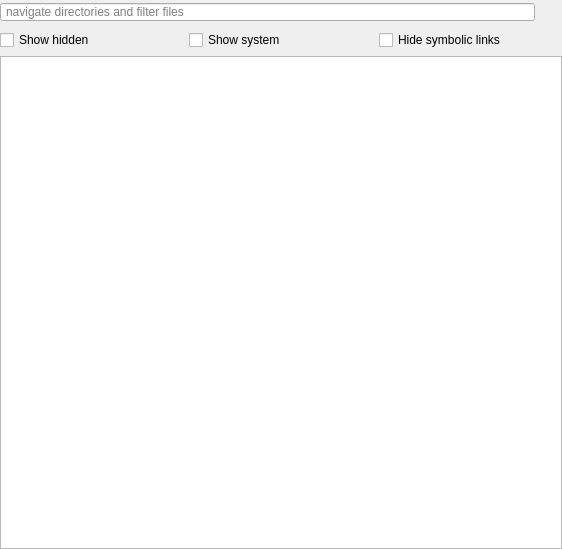
<?xml version="1.0" encoding="UTF-8"?>
<ui version="4.0">
 <class>FilePicker</class>
 <widget class="QWidget" name="FilePicker">
  <property name="geometry">
   <rect>
    <x>0</x>
    <y>0</y>
    <width>562</width>
    <height>549</height>
   </rect>
  </property>
  <property name="windowTitle">
   <string>Select files and directories</string>
  </property>
  <layout class="QVBoxLayout" name="verticalLayout">
   <property name="spacing">
    <number>6</number>
   </property>
   <property name="leftMargin">
    <number>0</number>
   </property>
   <property name="topMargin">
    <number>0</number>
   </property>
   <property name="rightMargin">
    <number>0</number>
   </property>
   <property name="bottomMargin">
    <number>0</number>
   </property>
   <item>
    <widget class="QWidget" name="widget_2" native="true">
     <layout class="QHBoxLayout" name="horizontalLayout_2">
      <property name="spacing">
       <number>3</number>
      </property>
      <property name="leftMargin">
       <number>0</number>
      </property>
      <property name="topMargin">
       <number>0</number>
      </property>
      <property name="rightMargin">
       <number>0</number>
      </property>
      <property name="bottomMargin">
       <number>0</number>
      </property>
      <item>
       <widget class="QLineEdit" name="filterLineEdit">
        <property name="sizePolicy">
         <sizepolicy hsizetype="Minimum" vsizetype="Fixed">
          <horstretch>0</horstretch>
          <verstretch>0</verstretch>
         </sizepolicy>
        </property>
        <property name="toolTip">
         <string>Quickly navigate directories and filter files using regular expressions</string>
        </property>
        <property name="styleSheet">
         <string notr="true">QLineEdit {
padding-left: 3px;
}</string>
        </property>
        <property name="placeholderText">
         <string>navigate directories and filter files</string>
        </property>
        <property name="clearButtonEnabled">
         <bool>true</bool>
        </property>
       </widget>
      </item>
      <item>
       <widget class="QPushButton" name="showOptionsButton">
        <property name="sizePolicy">
         <sizepolicy hsizetype="Fixed" vsizetype="Fixed">
          <horstretch>0</horstretch>
          <verstretch>0</verstretch>
         </sizepolicy>
        </property>
        <property name="minimumSize">
         <size>
          <width>24</width>
          <height>24</height>
         </size>
        </property>
        <property name="maximumSize">
         <size>
          <width>24</width>
          <height>24</height>
         </size>
        </property>
        <property name="focusPolicy">
         <enum>Qt::NoFocus</enum>
        </property>
        <property name="toolTip">
         <string>Display options</string>
        </property>
        <property name="text">
         <string/>
        </property>
        <property name="icon">
         <iconset resource="../resources.qrc">
          <normaloff>:/resources/menu-2x.png</normaloff>:/resources/menu-2x.png</iconset>
        </property>
        <property name="flat">
         <bool>true</bool>
        </property>
       </widget>
      </item>
     </layout>
    </widget>
   </item>
   <item>
    <widget class="QWidget" name="optionsContainer" native="true">
     <layout class="QHBoxLayout" name="horizontalLayout">
      <property name="spacing">
       <number>-1</number>
      </property>
      <property name="leftMargin">
       <number>0</number>
      </property>
      <property name="topMargin">
       <number>0</number>
      </property>
      <property name="rightMargin">
       <number>0</number>
      </property>
      <property name="bottomMargin">
       <number>0</number>
      </property>
      <item>
       <widget class="QCheckBox" name="showHiddenCheckBox">
        <property name="toolTip">
         <string>List hidden files (on Unix, files starting with a &quot;.&quot;)</string>
        </property>
        <property name="text">
         <string>Show hidden</string>
        </property>
       </widget>
      </item>
      <item>
       <widget class="QCheckBox" name="showSystemCheckBox">
        <property name="toolTip">
         <string>List system files (on Unix, FIFOs, sockets and device files are included; on Windows, .lnk files are included)</string>
        </property>
        <property name="text">
         <string>Show system</string>
        </property>
       </widget>
      </item>
      <item>
       <widget class="QCheckBox" name="hideLinksCheckBox">
        <property name="toolTip">
         <string>Do not list symbolic links (ignored by operating systems that don't support symbolic links)</string>
        </property>
        <property name="text">
         <string>Hide symbolic links</string>
        </property>
       </widget>
      </item>
     </layout>
    </widget>
   </item>
   <item>
    <widget class="QTreeView" name="treeView">
     <property name="alternatingRowColors">
      <bool>true</bool>
     </property>
     <property name="selectionMode">
      <enum>QAbstractItemView::ExtendedSelection</enum>
     </property>
     <property name="animated">
      <bool>true</bool>
     </property>
    </widget>
   </item>
  </layout>
 </widget>
 <resources>
  <include location="../resources.qrc"/>
 </resources>
 <connections/>
</ui>
